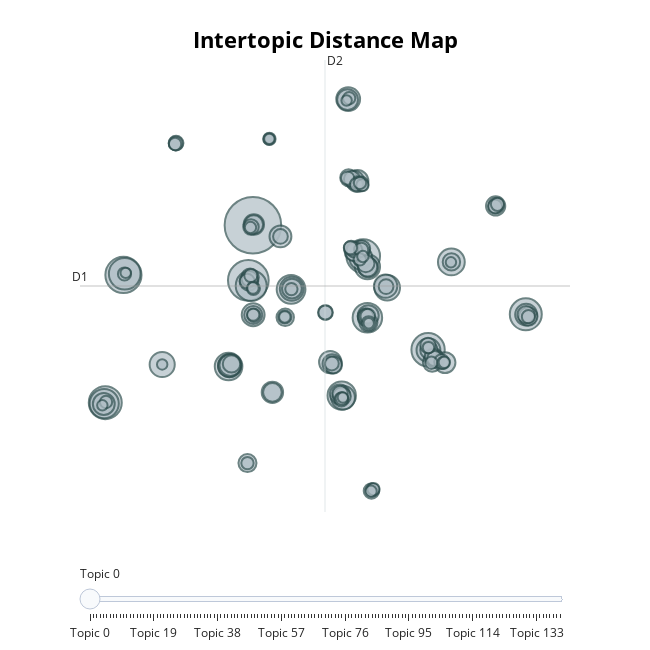

The code cell stored with this chart in its notebook:
### Code cell
from bertopic import BERTopic
from umap import UMAP
import hdbscan
from sklearn.feature_extraction.text import CountVectorizer
import pandas as pd

# Load your data
df = pd.read_csv("../data/processed/chunked_transcript.csv")  # Update filename if needed
docs = df["Chunk_Text"].tolist()

# UMAP for dimensionality reduction
umap_model = UMAP(
    n_neighbors=10,      # Controls local vs global structure
    n_components=5,      # Dimensionality (lower = more general clusters)
    min_dist=0.1,        # Lower means tighter clusters
    metric='cosine',
    random_state=42
)

# HDBSCAN for clustering
hdbscan_model = hdbscan.HDBSCAN(
    min_cluster_size=5,            # Minimum size for a topic
    metric='euclidean',
    cluster_selection_method='eom', # Better separation
    prediction_data=True
)

# CountVectorizer for topic representations
vectorizer_model = CountVectorizer(
    ngram_range=(1, 2),
    stop_words="english"
)

# BERTopic Initialization
topic_model = BERTopic(
    umap_model=umap_model,
    hdbscan_model=hdbscan_model,
    vectorizer_model=vectorizer_model,
    calculate_probabilities=True,
    verbose=True,
    top_n_words=10,
    min_topic_size=5,
    low_memory=True
)

# Fit the model
topics, probs = topic_model.fit_transform(docs)

# Assign topics back
df["Topic_Label"] = topics

# Save the data
df.to_csv("../data/processed/chunked_with_topics_refined.csv", index=False)

# Explore topics
topic_info = topic_model.get_topic_info()
print(topic_info)

# Optional visualization
topic_model.visualize_topics()

### Figure 1 — Plotly figure (JSON) as saved in the notebook; plotly's stock layout.template omitted (floating-point values rounded to 4 significant figures; data arrays with more than 128 entries replaced by an {"elided": "..."} marker saying what was removed)
{"data": [{"customdata": {"elided": "141x3 mixed values"}, "hovertemplate": "<b>Topic %{customdata[0]}</b><br>%{customdata[1]}<br>Size: %{customdata[2]}", "legendgroup": "", "marker": {"color": "#B0BEC5", "line": {"color": "DarkSlateGrey", "width": 2}, "size": {"elided": "141 int values"}, "sizemode": "area", "sizeref": 0.09187, "symbol": "circle"}, "mode": "markers", "name": "", "orientation": "v", "showlegend": false, "type": "scatter", "x": {"elided": "141 float values"}, "xaxis": "x", "y": {"elided": "141 float values"}, "yaxis": "y"}], "layout": {"annotations": [{"showarrow": false, "text": "D1", "x": -13.53, "y": 5.886, "yshift": 10}, {"showarrow": false, "text": "D2", "x": 5.816, "xshift": 10, "y": 25.68}], "height": 650, "hoverlabel": {"bgcolor": "white", "font": {"family": "Rockwell", "size": 16}}, "legend": {"itemsizing": "constant", "tracegroupgap": 0}, "margin": {"t": 60}, "shapes": [{"line": {"color": "#CFD8DC", "width": 2}, "type": "line", "x0": 5.816, "x1": 5.816, "y0": -13.91, "y1": 25.68}, {"line": {"color": "#9E9E9E", "width": 2}, "type": "line", "x0": -13.53, "x1": 25.16, "y0": 5.886, "y1": 5.886}], "sliders": [{"active": 0, "pad": {"t": 50}, "steps": [{"args": [{"marker.color": {"elided": "1x141 str values"}}], "label": "Topic 0", "method": "update"}, {"args": [{"marker.color": {"elided": "1x141 str values"}}], "label": "Topic 1", "method": "update"}, {"args": [{"marker.color": {"elided": "1x141 str values"}}], "label": "Topic 2", "method": "update"}, {"args": [{"marker.color": {"elided": "1x141 str values"}}], "label": "Topic 3", "method": "update"}, {"args": [{"marker.color": {"elided": "1x141 str values"}}], "label": "Topic 4", "method": "update"}, {"args": [{"marker.color": {"elided": "1x141 str values"}}], "label": "Topic 5", "method": "update"}, {"args": [{"marker.color": {"elided": "1x141 str values"}}], "label": "Topic 6", "method": "update"}, {"args": [{"marker.color": {"elided": "1x141 str values"}}], "label": "Topic 7", "method": "update"}, {"args": [{"marker.color": {"elided": "1x141 str values"}}], "label": "Topic 8", "method": "update"}, {"args": [{"marker.color": {"elided": "1x141 str values"}}], "label": "Topic 9", "method": "update"}, {"args": [{"marker.color": {"elided": "1x141 str values"}}], "label": "Topic 10", "method": "update"}, {"args": [{"marker.color": {"elided": "1x141 str values"}}], "label": "Topic 11", "method": "update"}, {"args": [{"marker.color": {"elided": "1x141 str values"}}], "label": "Topic 12", "method": "update"}, {"args": [{"marker.color": {"elided": "1x141 str values"}}], "label": "Topic 13", "method": "update"}, {"args": [{"marker.color": {"elided": "1x141 str values"}}], "label": "Topic 14", "method": "update"}, {"args": [{"marker.color": {"elided": "1x141 str values"}}], "label": "Topic 15", "method": "update"}, {"args": [{"marker.color": {"elided": "1x141 str values"}}], "label": "Topic 16", "method": "update"}, {"args": [{"marker.color": {"elided": "1x141 str values"}}], "label": "Topic 17", "method": "update"}, {"args": [{"marker.color": {"elided": "1x141 str values"}}], "label": "Topic 18", "method": "update"}, {"args": [{"marker.color": {"elided": "1x141 str values"}}], "label": "Topic 19", "method": "update"}, {"args": [{"marker.color": {"elided": "1x141 str values"}}], "label": "Topic 20", "method": "update"}, {"args": [{"marker.color": {"elided": "1x141 str values"}}], "label": "Topic 21", "method": "update"}, {"args": [{"marker.color": {"elided": "1x141 str values"}}], "label": "Topic 22", "method": "update"}, {"args": [{"marker.color": {"elided": "1x141 str values"}}], "label": "Topic 23", "method": "update"}, {"args": [{"marker.color": {"elided": "1x141 str values"}}], "label": "Topic 24", "method": "update"}, {"args": [{"marker.color": {"elided": "1x141 str values"}}], "label": "Topic 25", "method": "update"}, {"args": [{"marker.color": {"elided": "1x141 str values"}}], "label": "Topic 26", "method": "update"}, {"args": [{"marker.color": {"elided": "1x141 str values"}}], "label": "Topic 27", "method": "update"}, {"args": [{"marker.color": {"elided": "1x141 str values"}}], "label": "Topic 28", "method": "update"}, {"args": [{"marker.color": {"elided": "1x141 str values"}}], "label": "Topic 29", "method": "update"}, {"args": [{"marker.color": {"elided": "1x141 str values"}}], "label": "Topic 30", "method": "update"}, {"args": [{"marker.color": {"elided": "1x141 str values"}}], "label": "Topic 31", "method": "update"}, {"args": [{"marker.color": {"elided": "1x141 str values"}}], "label": "Topic 32", "method": "update"}, {"args": [{"marker.color": {"elided": "1x141 str values"}}], "label": "Topic 33", "method": "update"}, {"args": [{"marker.color": {"elided": "1x141 str values"}}], "label": "Topic 34", "method": "update"}, {"args": [{"marker.color": {"elided": "1x141 str values"}}], "label": "Topic 35", "method": "update"}, {"args": [{"marker.color": {"elided": "1x141 str values"}}], "label": "Topic 36", "method": "update"}, {"args": [{"marker.color": {"elided": "1x141 str values"}}], "label": "Topic 37", "method": "update"}, {"args": [{"marker.color": {"elided": "1x141 str values"}}], "label": "Topic 38", "method": "update"}, {"args": [{"marker.color": {"elided": "1x141 str values"}}], "label": "Topic 39", "method": "update"}, {"args": [{"marker.color": {"elided": "1x141 str values"}}], "label": "Topic 40", "method": "update"}, {"args": [{"marker.color": {"elided": "1x141 str values"}}], "label": "Topic 41", "method": "update"}, {"args": [{"marker.color": {"elided": "1x141 str values"}}], "label": "Topic 42", "method": "update"}, {"args": [{"marker.color": {"elided": "1x141 str values"}}], "label": "Topic 43", "method": "update"}, {"args": [{"marker.color": {"elided": "1x141 str values"}}], "label": "Topic 44", "method": "update"}, {"args": [{"marker.color": {"elided": "1x141 str values"}}], "label": "Topic 45", "method": "update"}, {"args": [{"marker.color": {"elided": "1x141 str values"}}], "label": "Topic 46", "method": "update"}, {"args": [{"marker.color": {"elided": "1x141 str values"}}], "label": "Topic 47", "method": "update"}, {"args": [{"marker.color": {"elided": "1x141 str values"}}], "label": "Topic 48", "method": "update"}, {"args": [{"marker.color": {"elided": "1x141 str values"}}], "label": "Topic 49", "method": "update"}, {"args": [{"marker.color": {"elided": "1x141 str values"}}], "label": "Topic 50", "method": "update"}, {"args": [{"marker.color": {"elided": "1x141 str values"}}], "label": "Topic 51", "method": "update"}, {"args": [{"marker.color": {"elided": "1x141 str values"}}], "label": "Topic 52", "method": "update"}, {"args": [{"marker.color": {"elided": "1x141 str values"}}], "label": "Topic 53", "method": "update"}, {"args": [{"marker.color": {"elided": "1x141 str values"}}], "label": "Topic 54", "method": "update"}, {"args": [{"marker.color": {"elided": "1x141 str values"}}], "label": "Topic 55", "method": "update"}, {"args": [{"marker.color": {"elided": "1x141 str values"}}], "label": "Topic 56", "method": "update"}, {"args": [{"marker.color": {"elided": "1x141 str values"}}], "label": "Topic 57", "method": "update"}, {"args": [{"marker.color": {"elided": "1x141 str values"}}], "label": "Topic 58", "method": "update"}, {"args": [{"marker.color": {"elided": "1x141 str values"}}], "label": "Topic 59", "method": "update"}, {"args": [{"marker.color": {"elided": "1x141 str values"}}], "label": "Topic 60", "method": "update"}, {"args": [{"marker.color": {"elided": "1x141 str values"}}], "label": "Topic 61", "method": "update"}, {"args": [{"marker.color": {"elided": "1x141 str values"}}], "label": "Topic 62", "method": "update"}, {"args": [{"marker.color": {"elided": "1x141 str values"}}], "label": "Topic 63", "method": "update"}, {"args": [{"marker.color": {"elided": "1x141 str values"}}], "label": "Topic 64", "method": "update"}, {"args": [{"marker.color": {"elided": "1x141 str values"}}], "label": "Topic 65", "method": "update"}, {"args": [{"marker.color": {"elided": "1x141 str values"}}], "label": "Topic 66", "method": "update"}, {"args": [{"marker.color": {"elided": "1x141 str values"}}], "label": "Topic 67", "method": "update"}, {"args": [{"marker.color": {"elided": "1x141 str values"}}], "label": "Topic 68", "method": "update"}, {"args": [{"marker.color": {"elided": "1x141 str values"}}], "label": "Topic 69", "method": "update"}, {"args": [{"marker.color": {"elided": "1x141 str values"}}], "label": "Topic 70", "method": "update"}, {"args": [{"marker.color": {"elided": "1x141 str values"}}], "label": "Topic 71", "method": "update"}, {"args": [{"marker.color": {"elided": "1x141 str values"}}], "label": "Topic 72", "method": "update"}, {"args": [{"marker.color": {"elided": "1x141 str values"}}], "label": "Topic 73", "method": "update"}, {"args": [{"marker.color": {"elided": "1x141 str values"}}], "label": "Topic 74", "method": "update"}, {"args": [{"marker.color": {"elided": "1x141 str values"}}], "label": "Topic 75", "method": "update"}, {"args": [{"marker.color": {"elided": "1x141 str values"}}], "label": "Topic 76", "method": "update"}, {"args": [{"marker.color": {"elided": "1x141 str values"}}], "label": "Topic 77", "method": "update"}, {"args": [{"marker.color": {"elided": "1x141 str values"}}], "label": "Topic 78", "method": "update"}, {"args": [{"marker.color": {"elided": "1x141 str values"}}], "label": "Topic 79", "method": "update"}, {"args": [{"marker.color": {"elided": "1x141 str values"}}], "label": "Topic 80", "method": "update"}, {"args": [{"marker.color": {"elided": "1x141 str values"}}], "label": "Topic 81", "method": "update"}, {"args": [{"marker.color": {"elided": "1x141 str values"}}], "label": "Topic 82", "method": "update"}, {"args": [{"marker.color": {"elided": "1x141 str values"}}], "label": "Topic 83", "method": "update"}, {"args": [{"marker.color": {"elided": "1x141 str values"}}], "label": "Topic 84", "method": "update"}, {"args": [{"marker.color": {"elided": "1x141 str values"}}], "label": "Topic 85", "method": "update"}, {"args": [{"marker.color": {"elided": "1x141 str values"}}], "label": "Topic 86", "method": "update"}, {"args": [{"marker.color": {"elided": "1x141 str values"}}], "label": "Topic 87", "method": "update"}, {"args": [{"marker.color": {"elided": "1x141 str values"}}], "label": "Topic 88", "method": "update"}, {"args": [{"marker.color": {"elided": "1x141 str values"}}], "label": "Topic 89", "method": "update"}, {"args": [{"marker.color": {"elided": "1x141 str values"}}], "label": "Topic 90", "method": "update"}, {"args": [{"marker.color": {"elided": "1x141 str values"}}], "label": "Topic 91", "method": "update"}, {"args": [{"marker.color": {"elided": "1x141 str values"}}], "label": "Topic 92", "method": "update"}, {"args": [{"marker.color": {"elided": "1x141 str values"}}], "label": "Topic 93", "method": "update"}, {"args": [{"marker.color": {"elided": "1x141 str values"}}], "label": "Topic 94", "method": "update"}, {"args": [{"marker.color": {"elided": "1x141 str values"}}], "label": "Topic 95", "method": "update"}, {"args": [{"marker.color": {"elided": "1x141 str values"}}], "label": "Topic 96", "method": "update"}, {"args": [{"marker.color": {"elided": "1x141 str values"}}], "label": "Topic 97", "method": "update"}, {"args": [{"marker.color": {"elided": "1x141 str values"}}], "label": "Topic 98", "method": "update"}, {"args": [{"marker.color": {"elided": "1x141 str values"}}], "label": "Topic 99", "method": "update"}, {"args": [{"marker.color": {"elided": "1x141 str values"}}], "label": "Topic 100", "method": "update"}, {"args": [{"marker.color": {"elided": "1x141 str values"}}], "label": "Topic 101", "method": "update"}, {"args": [{"marker.color": {"elided": "1x141 str values"}}], "label": "Topic 102", "method": "update"}, {"args": [{"marker.color": {"elided": "1x141 str values"}}], "label": "Topic 103", "method": "update"}, {"args": [{"marker.color": {"elided": "1x141 str values"}}], "label": "Topic 104", "method": "update"}, {"args": [{"marker.color": {"elided": "1x141 str values"}}], "label": "Topic 105", "method": "update"}, {"args": [{"marker.color": {"elided": "1x141 str values"}}], "label": "Topic 106", "method": "update"}, {"args": [{"marker.color": {"elided": "1x141 str values"}}], "label": "Topic 107", "method": "update"}, {"args": [{"marker.color": {"elided": "1x141 str values"}}], "label": "Topic 108", "method": "update"}, {"args": [{"marker.color": {"elided": "1x141 str values"}}], "label": "Topic 109", "method": "update"}, {"args": [{"marker.color": {"elided": "1x141 str values"}}], "label": "Topic 110", "method": "update"}, {"args": [{"marker.color": {"elided": "1x141 str values"}}], "label": "Topic 111", "method": "update"}, {"args": [{"marker.color": {"elided": "1x141 str values"}}], "label": "Topic 112", "method": "update"}, {"args": [{"marker.color": {"elided": "1x141 str values"}}], "label": "Topic 113", "method": "update"}, {"args": [{"marker.color": {"elided": "1x141 str values"}}], "label": "Topic 114", "method": "update"}, {"args": [{"marker.color": {"elided": "1x141 str values"}}], "label": "Topic 115", "method": "update"}, {"args": [{"marker.color": {"elided": "1x141 str values"}}], "label": "Topic 116", "method": "update"}, {"args": [{"marker.color": {"elided": "1x141 str values"}}], "label": "Topic 117", "method": "update"}, {"args": [{"marker.color": {"elided": "1x141 str values"}}], "label": "Topic 118", "method": "update"}, {"args": [{"marker.color": {"elided": "1x141 str values"}}], "label": "Topic 119", "method": "update"}, {"args": [{"marker.color": {"elided": "1x141 str values"}}], "label": "Topic 120", "method": "update"}, {"args": [{"marker.color": {"elided": "1x141 str values"}}], "label": "Topic 121", "method": "update"}, {"args": [{"marker.color": {"elided": "1x141 str values"}}], "label": "Topic 122", "method": "update"}, {"args": [{"marker.color": {"elided": "1x141 str values"}}], "label": "Topic 123", "method": "update"}, {"args": [{"marker.color": {"elided": "1x141 str values"}}], "label": "Topic 124", "method": "update"}, {"args": [{"marker.color": {"elided": "1x141 str values"}}], "label": "Topic 125", "method": "update"}, {"args": [{"marker.color": {"elided": "1x141 str values"}}], "label": "Topic 126", "method": "update"}, {"args": [{"marker.color": {"elided": "1x141 str values"}}], "label": "Topic 127", "method": "update"}, {"args": [{"marker.color": {"elided": "1x141 str values"}}], "label": "Topic 128", "method": "update"}, {"args": [{"marker.color": {"elided": "1x141 str values"}}], "label": "Topic 129", "method": "update"}, {"args": [{"marker.color": {"elided": "1x141 str values"}}], "label": "Topic 130", "method": "update"}, {"args": [{"marker.color": {"elided": "1x141 str values"}}], "label": "Topic 131", "method": "update"}, {"args": [{"marker.color": {"elided": "1x141 str values"}}], "label": "Topic 132", "method": "update"}, {"args": [{"marker.color": {"elided": "1x141 str values"}}], "label": "Topic 133", "method": "update"}, {"args": [{"marker.color": {"elided": "1x141 str values"}}], "label": "Topic 134", "method": "update"}, {"args": [{"marker.color": {"elided": "1x141 str values"}}], "label": "Topic 135", "method": "update"}, {"args": [{"marker.color": {"elided": "1x141 str values"}}], "label": "Topic 136", "method": "update"}, {"args": [{"marker.color": {"elided": "1x141 str values"}}], "label": "Topic 137", "method": "update"}, {"args": [{"marker.color": {"elided": "1x141 str values"}}], "label": "Topic 138", "method": "update"}, {"args": [{"marker.color": {"elided": "1x141 str values"}}], "label": "Topic 139", "method": "update"}, {"args": [{"marker.color": {"elided": "1x141 str values"}}], "label": "Topic 140", "method": "update"}]}], "title": {"font": {"color": "Black", "size": 22}, "text": "<b>Intertopic Distance Map</b>", "x": 0.5, "xanchor": "center", "y": 0.95, "yanchor": "top"}, "width": 650, "xaxis": {"anchor": "y", "domain": [0, 1], "range": [-13.53, 25.16], "title": {"text": ""}, "visible": false}, "yaxis": {"anchor": "x", "domain": [0, 1], "range": [-13.91, 25.68], "title": {"text": ""}, "visible": false}}}
